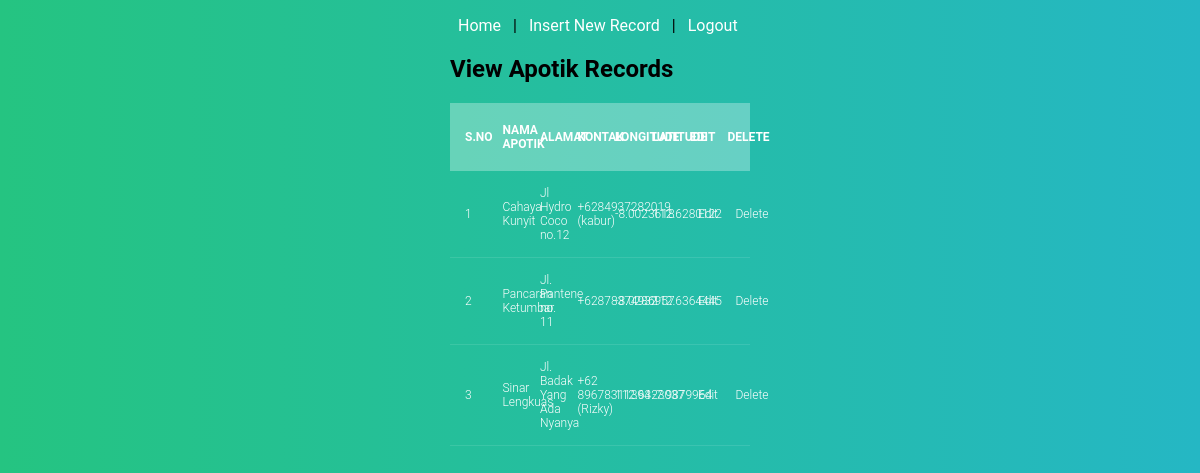
The app's page /admin_klinik/view_apotik.php (signed in) with its own data.
### tables this page shows
CREATE TABLE `apotik` (
  `id_apotik` int(11) NOT NULL,
  `nama_apotik` varchar(150) NOT NULL,
  `alamat_apotik` varchar(250) NOT NULL,
  `kontak_apotik` varchar(100) NOT NULL,
  `longitude` double NOT NULL,
  `latitude` double NOT NULL
);

### admin_klinik/view_apotik.php (the view, shortened to what this page needs)
<?php
require('../db.php');
?>
<!DOCTYPE html>
<html>
<head>
<link rel="stylesheet" href="css/style.css" />
<link rel="stylesheet" href="../css/table.css" />
</head>
<body>
<div class="form">
<p><a href="index.php">Home</a> | <a href="insert_apotik.php">Insert New Record</a> | <a href="logout.php">Logout</a></p>
<h2>View Apotik Records</h2>
<table width="100%"  style="border-collapse:collapse;">
<thead class="tbl-header">
<tr><th><strong>S.No</strong></th>
	<th><strong>Nama Apotik</strong></th>
	<th><strong>Alamat</strong></th>
	<th><strong>Kontak</strong></th>
	<th><strong>Longitude</strong></th>
	<th><strong>Latitude</strong></th>
	<th><strong>Edit</strong></th>
	<th><strong>Delete</strong></th>
</tr>
</thead>
<tbody>
<?php
$count=1;
$sel_query="SELECT * FROM `apotik` WHERE 1 ORDER BY nama_apotik asc;";
$result = mysqli_query($con,$sel_query);
while($row = mysqli_fetch_assoc($result)) { ?>
<tr><td align="center"><?php echo $count; ?></td>
	<td align="center"><?php echo $row["nama_apotik"]; ?></td>
	<td align="center"><?php echo $row["alamat_apotik"]; ?></td>
	<td align="center"><?php echo $row["kontak_apotik"]; ?></td>
	<td align="center"><?php echo $row["longitude"]; ?></td>
	<td align="center"><?php echo $row["latitude"]; ?></td>
	<td align="center"><a href="edit_apotik.php?id_apotik=<?php echo $row["id_apotik"]; ?>">Edit</a></td>
	<td align="center"><a href="delete_apotik.php?id_apotik=<?php echo $row["id_apotik"]; ?>">Delete</a></td>
</tr>
<?php $count++; } ?>
</tbody>
</table>
</div>
</body>
</html>

### admin_klinik/css/style.css (style rules this page uses)
body { font-family:Arial, Sans-Serif; }
a { color:#0067ab; text-decoration:none; }
.form { width: 300px; margin: 0 auto; }

### css/table.css (style rules this page uses)
a { text-decoration:none; color: white; padding: 4px 8px; border-radius: 10px; }
table { width:100%; table-layout: fixed; }
.tbl-header { background-color: rgba(255,255,255,0.3); }
th { padding: 20px 15px; text-align: left; font-weight: 500; font-size: 12px; color: #fff; text-transform: uppercase; }
td { padding: 15px; text-align: left; vertical-align:middle; font-weight: 300; font-size: 12px; color: #fff; border-bottom: solid 1px rgba(255,255,255,0.1); }
body { background: -webkit-linear-gradient(left, #25c481, #25b7c4); background: linear-gradient(to right, #25c481, #25b7c4); font-family: 'Roboto', sans-serif; }

### records on screen
apotik: nama_apotik "Cahaya Kunyit", alamat_apotik "Jl Hydro Coco no.12", kontak_apotik "+6284937282019 (kabur)", longitude "-8.0023618", latitude "112.6280122"
apotik: nama_apotik "Pancaran Ketumbar", alamat_apotik "Jl. Pantene no. 11", kontak_apotik "+62878374932", longitude "-8.0286957", latitude "112.6364445"
apotik: nama_apotik "Sinar Lengkuas", alamat_apotik "Jl. Badak Yang Ada Nyanya", kontak_apotik "+62 89678311394 (Rizky)", longitude "112.6323037", latitude "-7.9879964"
